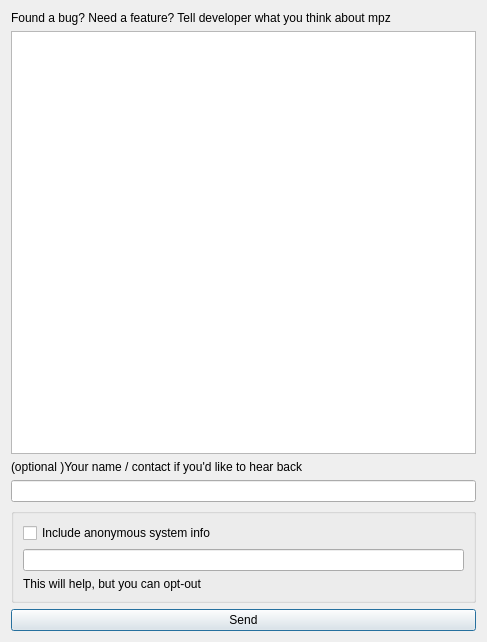
<?xml version="1.0" encoding="UTF-8"?>
<ui version="4.0">
 <class>FeedbackForm</class>
 <widget class="QDialog" name="FeedbackForm">
  <property name="geometry">
   <rect>
    <x>0</x>
    <y>0</y>
    <width>487</width>
    <height>642</height>
   </rect>
  </property>
  <property name="windowTitle">
   <string>Feedback form</string>
  </property>
  <layout class="QVBoxLayout" name="verticalLayout_2">
   <item>
    <widget class="QLabel" name="label">
     <property name="text">
      <string>Found a bug? Need a feature? Tell developer what you think about mpz</string>
     </property>
    </widget>
   </item>
   <item>
    <widget class="QTextEdit" name="textEditText"/>
   </item>
   <item>
    <widget class="QLabel" name="label_2">
     <property name="text">
      <string>(optional )Your name / contact if you'd like to hear back</string>
     </property>
    </widget>
   </item>
   <item>
    <widget class="QLineEdit" name="lineEditAuthor"/>
   </item>
   <item>
    <widget class="QGroupBox" name="groupBox">
     <property name="title">
      <string/>
     </property>
     <layout class="QVBoxLayout" name="verticalLayout">
      <item>
       <widget class="QCheckBox" name="checkBoxSysinfo">
        <property name="text">
         <string>Include anonymous system info</string>
        </property>
       </widget>
      </item>
      <item>
       <widget class="QLineEdit" name="lineEditSysinfo"/>
      </item>
      <item>
       <widget class="QLabel" name="label_3">
        <property name="text">
         <string>This will help, but you can opt-out</string>
        </property>
       </widget>
      </item>
     </layout>
    </widget>
   </item>
   <item>
    <widget class="QPushButton" name="pushButtonSend">
     <property name="text">
      <string>Send</string>
     </property>
    </widget>
   </item>
  </layout>
 </widget>
 <resources/>
 <connections/>
</ui>
